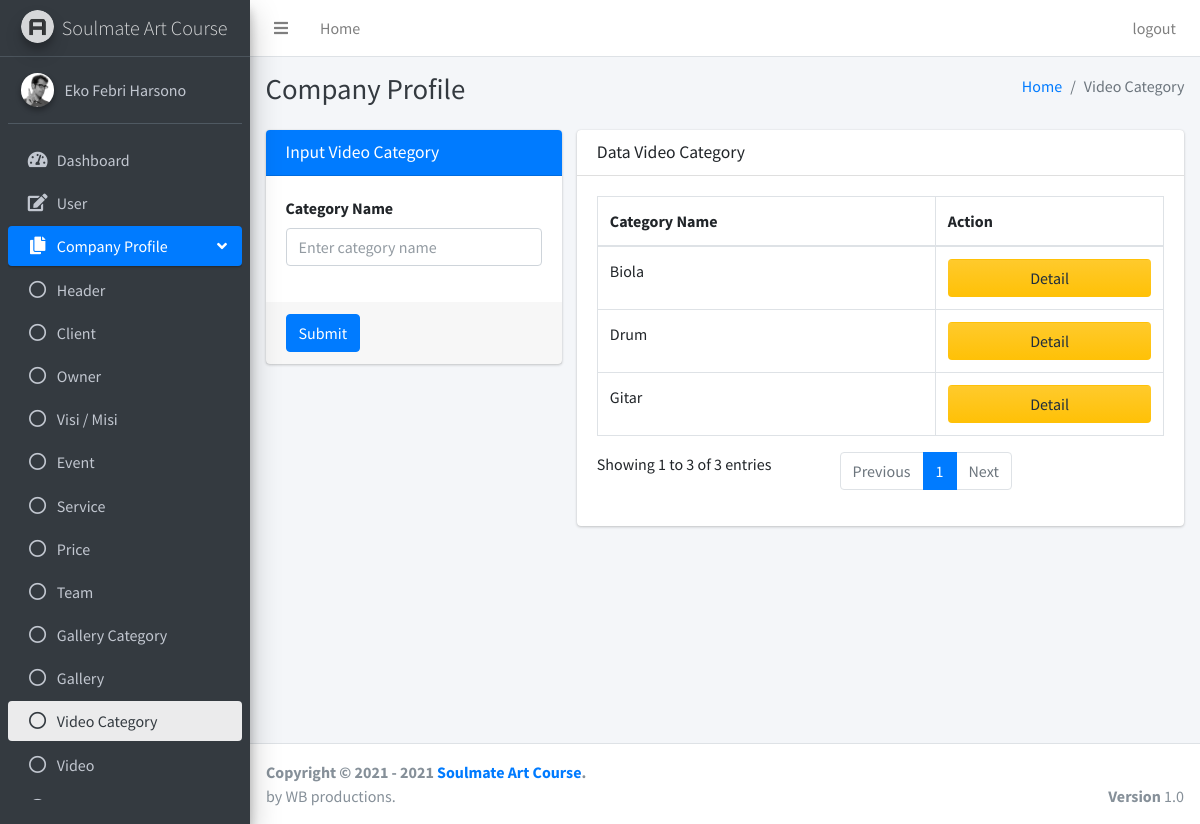
Page /pages/companyProfile/videoCategory.php (signed in) on the committed database.
### tables this page shows
CREATE TABLE `video_category` (
  `id_video_category` int(11) NOT NULL,
  `category_name` varchar(50) NOT NULL
);

### pages/companyProfile/videoCategory.php (the view, shortened to what this page needs)
<?php
if ($_SESSION["id"] == null || $_SESSION["id"] == "") {
    header('Location: ../../login.php?status=4');
} else {
    $conn = OpenCon(); ?>
    <!DOCTYPE html>
    <html>
    <head>
        <link rel="stylesheet" href="../../plugins/fontawesome-free/css/all.min.css">
        <link rel="stylesheet" href="https://code.ionicframework.com/ionicons/2.0.1/css/ionicons.min.css">
        <link rel="stylesheet" href="../../plugins/sweetalert2-theme-bootstrap-4/bootstrap-4.min.css">
        <link rel="stylesheet" href="../../plugins/toastr/toastr.min.css">
        <link rel="stylesheet" href="../../dist/css/adminlte.min.css">
    </head>
    <body class="hold-transition sidebar-mini layout-fixed">
        <div class="wrapper">
            <?php include '../dashboard/navbar.php'; ?>
            <?php include '../sidebar/sidebarVideoCategory.php'; ?>
            <div class="content-wrapper">
                <div class="content-header">
                    <div class="container-fluid">
                        <div class="row mb-2">
                            <div class="col-sm-6">
                                <h1 class="m-0 text-dark">Company Profile</h1>
                            </div>
                            <div class="col-sm-6">
                                <ol class="breadcrumb float-sm-right">
                                    <li class="breadcrumb-item"><a href="#">Home</a></li>
                                    <li class="breadcrumb-item active">Video Category</li>
                                </ol>
                            </div>
                        </div>
                    </div>
                </div>
                <section class="content">
                    <div class="container-fluid justify-content-center">
                        <div class="row">
                            <div class="col-md-4">
                                <div class="card card-primary">
                                    <div class="card-header">
                                        <h3 class="card-title">Input Video Category</h3>
                                    </div>
                                    <form role="form" enctype="multipart/form-data" method="POST" action="../../php/companyProfile/videoCategoryActions.php">
                                        <div class="card-body">
                                            <div class="form-group">
                                                <label for="exampleInputEmail1">Category Name</label>
                                                <input type="text" class="form-control" name="category_name" placeholder="Enter category name" required>
                                            </div>
                                        </div>
                                        <div class="card-footer">
                                            <button type="submit" class="btn btn-primary" name="submitInsertVideoCategory">Submit</button>
                                        </div>
                                    </form>
                                </div>
                            </div>
                            <div class="col-md-8">
                                <div class="card">
                                    <div class="card-header">
                                        <h3 class="card-title">Data Video Category</h3>
                                    </div>
                                    <div class="card-body">
                                        <?php
                                        $sql = "SELECT * FROM `video_category`";
                                        $res = mysqli_query($conn, $sql);
                                        ?>
                                        <table id="example2" class="table table-bordered table-hover">
                                            <thead>
                                                <tr>
                                                    <th>Category Name</th>
                                                    <th>Action</th>
                                                </tr>
                                            </thead>
                                            <tbody>
                                                <?php while ($row = mysqli_fetch_array($res)) { ?>
                                                    <tr>
                                                        <td><?php echo $row['category_name']; ?></td>
                                                        <td>
                                                            <button class="btn btn-block bg-gradient-warning" name="detail" data-toggle="modal" data-target="#a<?php echo $row['id_video_category']; ?>">Detail</button>
                                                        </td>
                                                    </tr>
                                                <?php } ?>
                                            </tbody>
                                        </table>
                                    </div>
                                </div>
                            </div>
                        </div>
                    </div>
                </section>
            </div>
            <?php include '../dashboard/footer.php'; ?>
        </div>
    </body>
    </html>
<?php } ?>

### rows in the picture
video_category: category_name "Gitar"
video_category: category_name "Biola"
video_category: category_name "Drum"

### other values in the picture
$_SESSION["user_name"] "Eko Febri Harsono"
